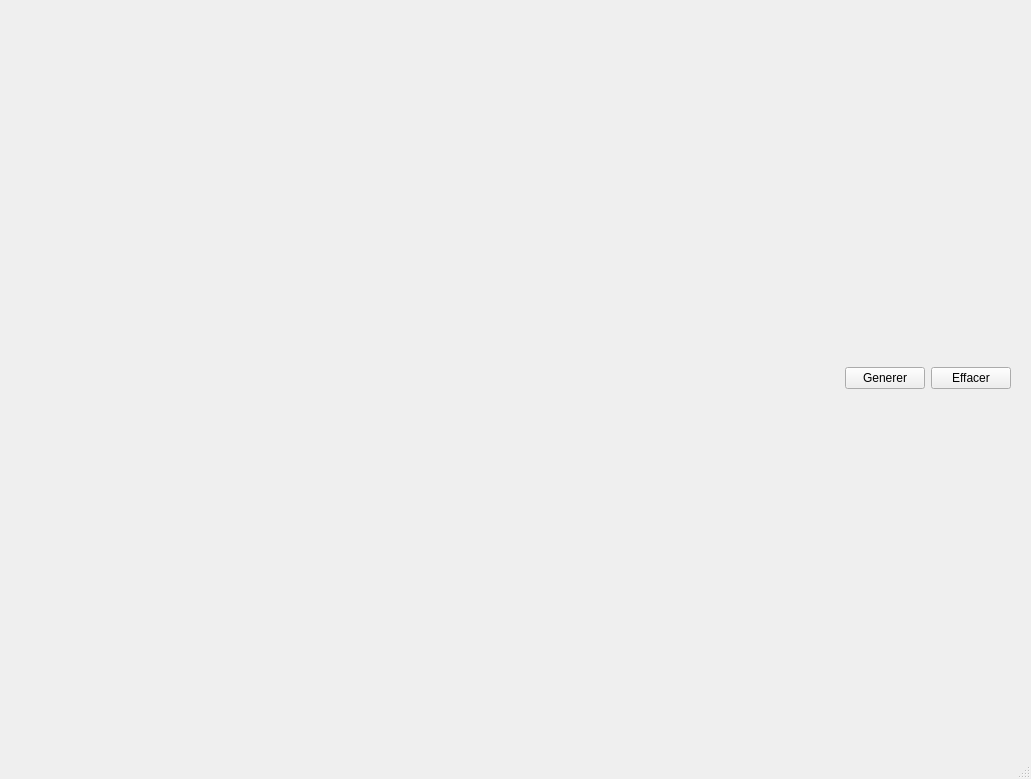
<?xml version="1.0" encoding="UTF-8"?>
<ui version="4.0">
 <class>MainWindow</class>
 <widget class="QMainWindow" name="MainWindow">
  <property name="geometry">
   <rect>
    <x>0</x>
    <y>0</y>
    <width>1031</width>
    <height>779</height>
   </rect>
  </property>
  <property name="sizePolicy">
   <sizepolicy hsizetype="Preferred" vsizetype="Preferred">
    <horstretch>0</horstretch>
    <verstretch>0</verstretch>
   </sizepolicy>
  </property>
  <property name="maximumSize">
   <size>
    <width>16777215</width>
    <height>16777215</height>
   </size>
  </property>
  <property name="windowTitle">
   <string>Graphe Editor</string>
  </property>
  <widget class="QWidget" name="centralwidget">
   <property name="sizePolicy">
    <sizepolicy hsizetype="Preferred" vsizetype="Preferred">
     <horstretch>1</horstretch>
     <verstretch>1</verstretch>
    </sizepolicy>
   </property>
   <layout class="QVBoxLayout" name="verticalLayout_2" stretch="1,0">
    <property name="leftMargin">
     <number>20</number>
    </property>
    <property name="topMargin">
     <number>20</number>
    </property>
    <property name="rightMargin">
     <number>20</number>
    </property>
    <property name="bottomMargin">
     <number>20</number>
    </property>
    <item>
     <layout class="QHBoxLayout" name="horizontalLayout_2" stretch="1">
      <item>
       <layout class="QVBoxLayout" name="grapheLayout"/>
      </item>
     </layout>
    </item>
    <item>
     <layout class="QHBoxLayout" name="creationLayout" stretch="0,0,0">
      <item>
       <spacer name="horizontalSpacer_3">
        <property name="orientation">
         <enum>Qt::Horizontal</enum>
        </property>
        <property name="sizeHint" stdset="0">
         <size>
          <width>40</width>
          <height>20</height>
         </size>
        </property>
       </spacer>
      </item>
      <item>
       <widget class="QPushButton" name="createButton">
        <property name="text">
         <string>Generer</string>
        </property>
       </widget>
      </item>
      <item>
       <widget class="QPushButton" name="deleteButton">
        <property name="text">
         <string>Effacer</string>
        </property>
       </widget>
      </item>
     </layout>
    </item>
   </layout>
  </widget>
  <widget class="QMenuBar" name="menubar">
   <property name="geometry">
    <rect>
     <x>0</x>
     <y>0</y>
     <width>1031</width>
     <height>26</height>
    </rect>
   </property>
  </widget>
  <widget class="QStatusBar" name="statusbar"/>
 </widget>
 <resources/>
 <connections/>
</ui>
